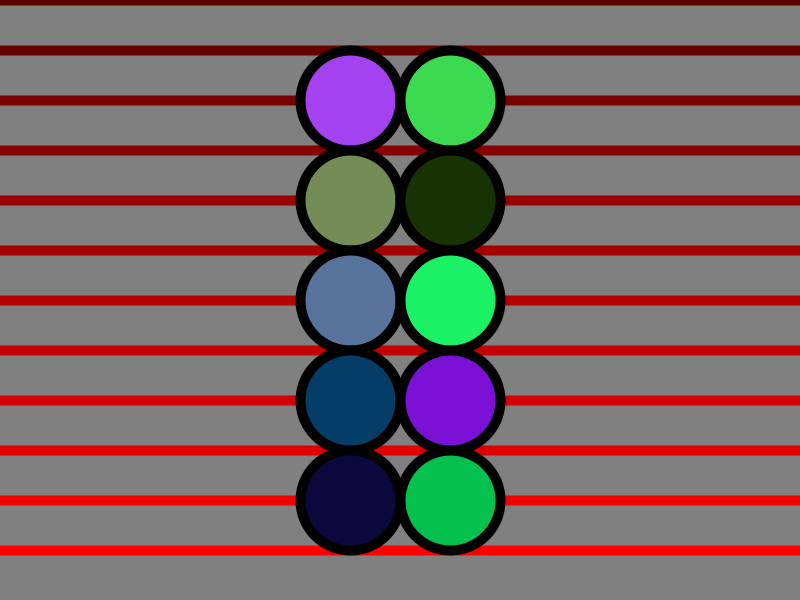
Frame 1 (no input)
Frame 60 (the mouse pressed at the canvas centre just before this capture): identical to frame 1, image omitted
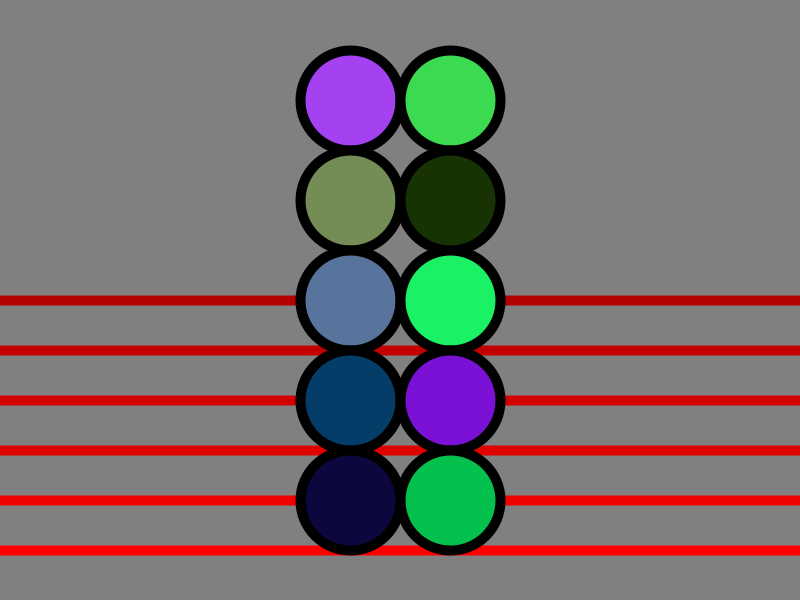
Frame 120 (the mouse held since frame 60 and released just before this capture)

The Processing sketch that drew these frames (run headless with seeded random() and noise(); from frame 60 on, the mouse is pressed at the canvas centre):

// Processing sketch: Array2D
// ── Array2D.pde
color[][] cc = new color[5][2];

void setup(){
  size(800,600);
  strokeWeight(10);
  
  for( int r=0; r<5; r++ ){
    for( int c=0; c<2; c++ ){
      cc[r][c] = color(random(255), random(255), random(255) );
    }
  }
}

void draw(){
  background( 128 );
  
  int red = 255;
  for( int y = height - 50; y >= mouseY; y -= 50 ){
    stroke( red, 0, 0 );
    red -= 15;
    line(0, y, width, y );
  }
  
  stroke(0);
  for( int r=0; r<5; r++ ){
    for( int c=0; c<2; c++ ){
      int y = r * 100 + 100;
      int x = c * 100 + 350;
      
      fill(cc[r][c] );
      ellipse( x, y, 100, 100 );
    }
  }
}
